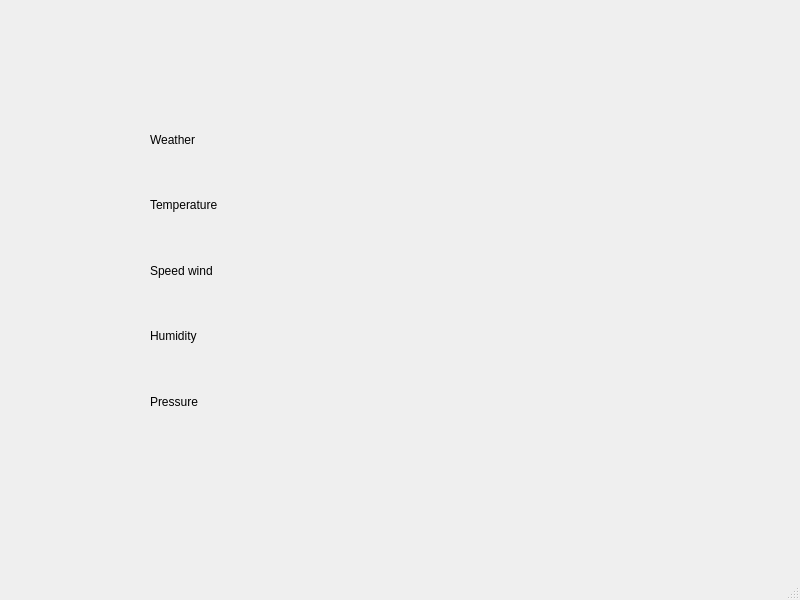
<?xml version="1.0" encoding="UTF-8"?>
<ui version="4.0">
 <class>MainWindow</class>
 <widget class="QMainWindow" name="MainWindow">
  <property name="geometry">
   <rect>
    <x>0</x>
    <y>0</y>
    <width>800</width>
    <height>600</height>
   </rect>
  </property>
  <property name="windowTitle">
   <string>MainWindow</string>
  </property>
  <widget class="QWidget" name="centralwidget">
   <widget class="QWidget" name="gridLayoutWidget">
    <property name="geometry">
     <rect>
      <x>150</x>
      <y>110</y>
      <width>381</width>
      <height>321</height>
     </rect>
    </property>
    <layout class="QGridLayout" name="gridLayout">
     <item row="3" column="0">
      <widget class="QLabel" name="label_humidity_1">
       <property name="text">
        <string>Humidity</string>
       </property>
      </widget>
     </item>
     <item row="0" column="0">
      <widget class="QLabel" name="label_weather_1">
       <property name="text">
        <string>Weather</string>
       </property>
      </widget>
     </item>
     <item row="0" column="1">
      <widget class="QLabel" name="label_weather">
       <property name="text">
        <string/>
       </property>
      </widget>
     </item>
     <item row="1" column="0">
      <widget class="QLabel" name="label_temperature_1">
       <property name="text">
        <string>Temperature</string>
       </property>
      </widget>
     </item>
     <item row="1" column="1">
      <widget class="QLabel" name="label_temperature">
       <property name="text">
        <string/>
       </property>
      </widget>
     </item>
     <item row="2" column="0">
      <widget class="QLabel" name="label_speed_wind_1">
       <property name="text">
        <string>Speed wind</string>
       </property>
      </widget>
     </item>
     <item row="4" column="0">
      <widget class="QLabel" name="label_pressure_1">
       <property name="text">
        <string>Pressure</string>
       </property>
      </widget>
     </item>
     <item row="2" column="1">
      <widget class="QLabel" name="label_speed_wind">
       <property name="text">
        <string/>
       </property>
      </widget>
     </item>
     <item row="3" column="1">
      <widget class="QLabel" name="label_humidity">
       <property name="text">
        <string/>
       </property>
      </widget>
     </item>
     <item row="4" column="1">
      <widget class="QLabel" name="label_pressure">
       <property name="text">
        <string/>
       </property>
      </widget>
     </item>
    </layout>
   </widget>
  </widget>
  <widget class="QMenuBar" name="menubar">
   <property name="geometry">
    <rect>
     <x>0</x>
     <y>0</y>
     <width>800</width>
     <height>22</height>
    </rect>
   </property>
  </widget>
  <widget class="QStatusBar" name="statusbar"/>
 </widget>
 <resources/>
 <connections/>
</ui>
